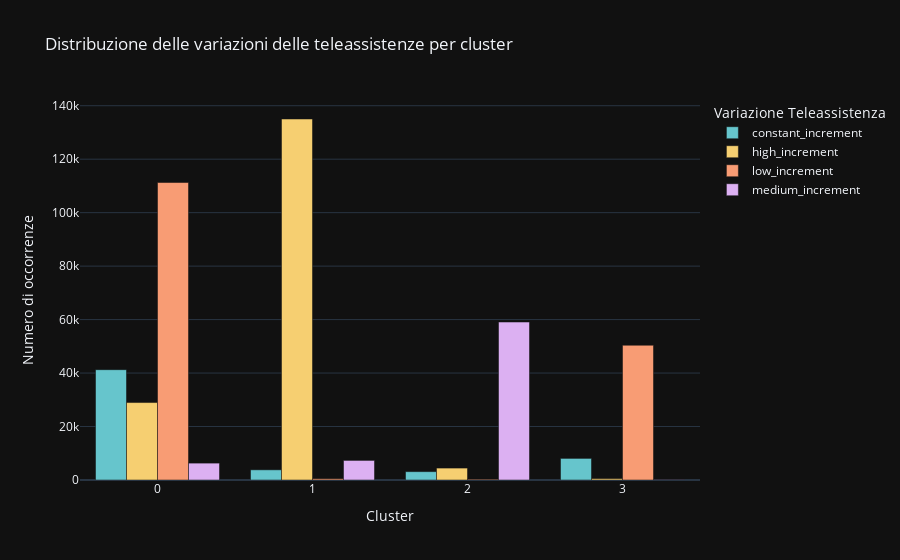

Source (notebook cell):
### Markdown cell above
### Analysis of the distribution of the increase in remote assistance by cluster
This code allows you to visualize how the variations in remote assistance are distributed in the different clusters, providing an overview of the relationship between the behavior of remote assistance and data segmentation.

### Code cell
# Calculate the frequency of each 'incremento_teleassistenze' category per cluster
cluster_counts = data.groupby(['cluster', 'incremento_teleassistenze']).size().reset_index(name='count')

# Create an interactive bar chart with Plotly
fig = px.bar(
    cluster_counts,
    x='cluster',
    y='count',
    color='incremento_teleassistenze',
    title='Distribuzione delle variazioni delle teleassistenze per cluster',
    labels={'cluster': 'Cluster', 'count': 'Numero di occorrenze', 'incremento_teleassistenze': 'Teleassistance Variation'},
    barmode='group',
    color_discrete_sequence=px.colors.qualitative.Pastel
)

# Customize the chart
fig.update_layout(
    xaxis_title='Cluster',
    yaxis_title='Numero di occorrenze',
    legend_title='Variazione Teleassistenza',
)

# Show the chart
fig.show()

### Figure 1 — Plotly figure (JSON) as saved in the notebook; plotly's stock layout.template omitted (floating-point values rounded to 4 significant figures)
{"data": [{"alignmentgroup": "True", "hovertemplate": "Teleassistance Variation=constant_increment<br>Cluster=%{x}<br>Numero di occorrenze=%{y}<extra></extra>", "legendgroup": "constant_increment", "marker": {"color": "rgb(102, 197, 204)", "pattern": {"shape": ""}}, "name": "constant_increment", "offsetgroup": "constant_increment", "orientation": "v", "showlegend": true, "textposition": "auto", "x": [0, 1, 2, 3], "xaxis": "x", "y": [41265, 3808, 3125, 8081], "yaxis": "y", "type": "bar"}, {"alignmentgroup": "True", "hovertemplate": "Teleassistance Variation=high_increment<br>Cluster=%{x}<br>Numero di occorrenze=%{y}<extra></extra>", "legendgroup": "high_increment", "marker": {"color": "rgb(246, 207, 113)", "pattern": {"shape": ""}}, "name": "high_increment", "offsetgroup": "high_increment", "orientation": "v", "showlegend": true, "textposition": "auto", "x": [0, 1, 2, 3], "xaxis": "x", "y": [28965, 135033, 4462, 512], "yaxis": "y", "type": "bar"}, {"alignmentgroup": "True", "hovertemplate": "Teleassistance Variation=low_increment<br>Cluster=%{x}<br>Numero di occorrenze=%{y}<extra></extra>", "legendgroup": "low_increment", "marker": {"color": "rgb(248, 156, 116)", "pattern": {"shape": ""}}, "name": "low_increment", "offsetgroup": "low_increment", "orientation": "v", "showlegend": true, "textposition": "auto", "x": [0, 1, 2, 3], "xaxis": "x", "y": [111274, 468, 270, 50406], "yaxis": "y", "type": "bar"}, {"alignmentgroup": "True", "hovertemplate": "Teleassistance Variation=medium_increment<br>Cluster=%{x}<br>Numero di occorrenze=%{y}<extra></extra>", "legendgroup": "medium_increment", "marker": {"color": "rgb(220, 176, 242)", "pattern": {"shape": ""}}, "name": "medium_increment", "offsetgroup": "medium_increment", "orientation": "v", "showlegend": true, "textposition": "auto", "x": [0, 1, 2, 3], "xaxis": "x", "y": [6316, 7327, 59085, 112], "yaxis": "y", "type": "bar"}], "layout": {"xaxis": {"anchor": "y", "domain": [0.0, 1.0], "title": {"text": "Cluster"}}, "yaxis": {"anchor": "x", "domain": [0.0, 1.0], "title": {"text": "Numero di occorrenze"}}, "legend": {"title": {"text": "Variazione Teleassistenza"}, "tracegroupgap": 0}, "title": {"text": "Distribuzione delle variazioni delle teleassistenze per cluster"}, "barmode": "group"}}
